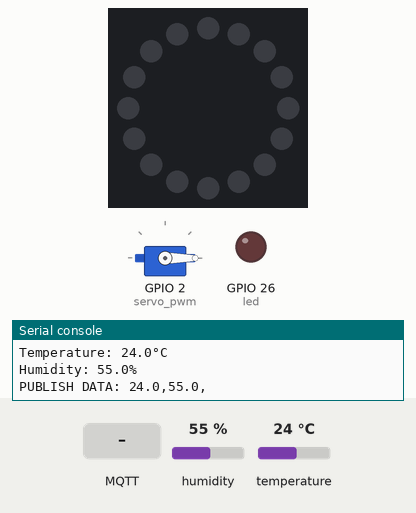
Simulated run of this program. Board: ESP32 board running MicroPython. On the bench: 16 RGB LEDs in a ring, first at the top, clockwise, servo, output pins drawn as LEDs (lit = HIGH), the last lines printed to the serial console. Wiring (from the project's diagram.json): servo on GPIO 2, DHT22 sensor on GPIO 12, red LED on GPIO 26. The inputs (shaded band) are chosen by the test bench; at power-on: humidity 55 %, temperature 24 °C. WiFi joins after 1.5 s; no MQTT or app messages arrive unless stated; servo angles are drawn from the pulse width (0.5 ms = 0°, 2.5 ms = 180°).

Above: at 2.8 s.
2.9 s: MQTT message "ON" arrives on the first subscribed topic
At 3.3 s:
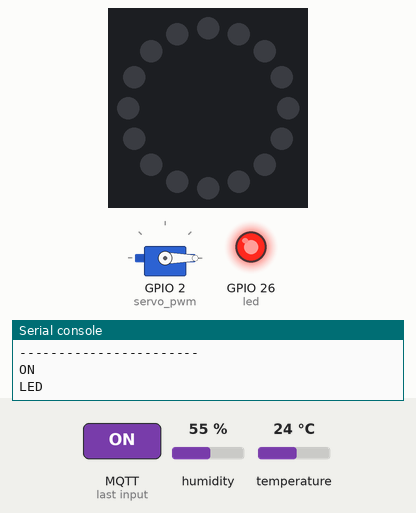
4.4 s: MQTT message "1" arrives on the first subscribed topic
At 5.4 s:
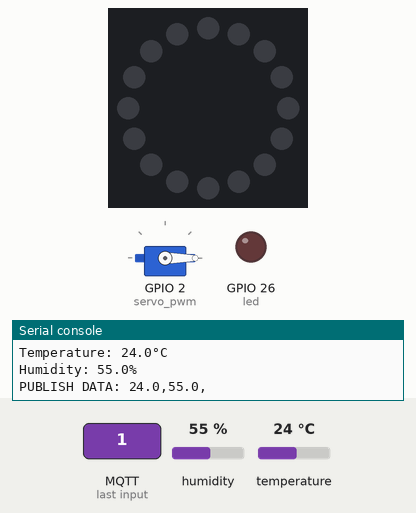
Timing chart, 0 to 7.4 s (numbered marks = the images above; inputs shaded):
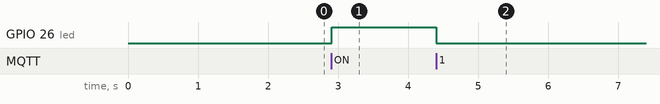

The program:

main.py
```python
import network # WiFi networking
import time # Timing and delays
import dht # DHT temperature/humidity sensor driver
from machine import Pin, PWM # GPIO pin and PWM control
import neopixel # WS2812 addressable LED driver
from umqtt.simple import MQTTClient # Lightweight MQTT client

# ===== Pin Definitions =====
DHT_PIN = 12 # Data pin for the DHT22 sensor
LED_PIN = 26 # Pin driving the plain LED
SERVO_PIN = 2 # PWM pin driving the servo
NEO_PIN = 4 # Data pin for the NeoPixel strip
NUM_LEDS = 16 # Number of LEDs on the NeoPixel strip

# ===== MQTT & WiFi Configuration =====
WIFI_SSID = "Wokwi-GUEST" # Wokwi's built in open network
WIFI_PASS = "" # No password for Wokwi-GUEST
MQTT_SERVER = "broker.hivemq.com" # Public MQTT broker
CLIENT_ID = "ujaisldaaasdfgh_laslksdja1" # Unique client ID for this device

# ===== Topic Configuration =====
# Change the group number here only, every topic below rebuilds automatically
group_number = "group_15"
BASE_TOPIC = f"cps/topic/{group_number}" # Common prefix for all topics

TOPIC_PUB = f"{BASE_TOPIC}/Tempdata" # Device publishes temp/humidity here
TOPIC_LIGHTS = f"{BASE_TOPIC}/lights" # Subscribe: LED on/off
TOPIC_SERVO = f"{BASE_TOPIC}/servo" # Subscribe: servo angle
TOPIC_NEOPIXEL = f"{BASE_TOPIC}/lights/neopixel" # Subscribe: NeoPixel color
# ================================

# ===== Initialize Hardware =====
led = Pin(LED_PIN, Pin.OUT) # Configure LED pin s output
led.value(0) # Start with LED off

# DHT22 Setup
dht_sensor = dht.DHT22(Pin(DHT_PIN)) # Create the sensor object

# NeoPixel WS2812 Setup
np = neopixel.NeoPixel(Pin(NEO_PIN), NUM_LEDS) # Create the LED strip object

# Servo Setup (50Hz PWM)
servo_pwm = PWM(Pin(SERVO_PIN), freq=50) # Servos expect a 50Hz signa

def set_servo_angle(angle):
    """
    Maps 0-180 degrees to pulse width (500us to 2400us)
    matching ESP32Servo attach(SERVO_PIN, 500, 2400)
    """
    min_us = 500 # Pulse width for 0 degrees
    max_us = 2400 # Pulse width for 180 degrees

    # Linearly scale the requested angle to a pulse width in microseconds
    us = min_us + (angle / 180.0) * (max_us - min_us)

    # Convert microseconds to a 16 bit duty value (20,000us period at 50Hz)
    duty = int((us / 20000.0) * 65535)
    servo_pwm.duty_u16(duty) # Apply the duty cycle

    # Set initial servo position to 0 degrees

set_servo_angle(0)

def setup_wifi():
    # Connect the board to WiFi in station mode
    wlan = network.WLAN(network.STA_IF)
    wlan.active(True) # Turn on the WiFi interface
    if not wlan.isconnected():
        print("Connecting to WiFi...")
        wlan.connect(WIFI_SSID, WIFI_PASS)
        # Wait in a loop until the connection is established

        while not wlan.isconnected():
            print(".", end="")
            time.sleep(0.5)

    print("\nWiFi connected")
    print("IP address: ", wlan.ifconfig()[0]) # Show the assigned IP

def mqtt_callback(topic, msg):
    # Runs every time a subscribed topic receives a message
    topic_str = topic.decode("utf-8") # Convert topic bytes to string
    data_str = msg.decode("utf-8") # Convert payload bytes to string

    # Debug print of the incoming message
    print(f"Message arrived in topic: {topic_str}")
    print(f"Message: {data_str}")
    print(f"Message size: {len(data_str)}")
    print("-----------------------")
    print(data_str)

    # Handle LED control messages
    if topic_str == TOPIC_LIGHTS:
        if data_str == "ON":
            print("LED")
            led.value(1) # Turn LED on
        else:
            led.value(0) # Turn LED off for anything other than "ON"

    # Handle servo angle messages
    elif topic_str == TOPIC_SERVO:
        try:
            degree = int(data_str) # Payload should be a whole number
            print(f"Moving servo to degree: {degree}")
            set_servo_angle(degree)
        except ValueError:
            print("Invalid degree received") # Payload was not a valid integer

    # Handle NeoPixel color messages
    elif topic_str == TOPIC_NEOPIXEL:
        try:
            # Parse CSV payload into RGB integers
            red, green, blue = map(int, data_str.split(","))
            print(f"Setting NeoPixel color to (R,G,B): {red},{green},{blue}")
            np.fill((red, green, blue)) # Apply color to all LEDs
            np.write() # Push the color data to the strip
        except ValueError:
            print("Invalid color payload. Expected format: R,G,B")

# Connect Network
setup_wifi()

# ===== Setup MQTT Client =====
client = MQTTClient(CLIENT_ID, MQTT_SERVER) # Create the client
client.set_callback(mqtt_callback) # Register the message handler

def reconnect():
    # Keep trying to connect and subscribe until it succeeds
    while True:
        try:
            print("Connecting to MQTT broker...")
            client.connect()
            # Subscribe to all three control topics
            client.subscribe(TOPIC_LIGHTS)
            client.subscribe(TOPIC_SERVO)
            client.subscribe(TOPIC_NEOPIXEL)
            print("MQTT connected")
            print("Topic Subscribed")
            break # Exit the retry loop once connected
        except Exception as e:
            print(f"failed, error: {e} try again in 5 seconds")
            time.sleep(5) # Wait before the next attempt


reconnect()


# ===== Main Loop timing =====
previous_millis = time.ticks_ms() # Timestamp of the last publish
interval = 1000 # 1000 ms non-blocking delay

while True:
    try:
        # Non-blocking check for incoming MQTT messages
        client.check_msg()
    except OSError:
        reconnect() # Reconnect if the connection dropped

    current_millis = time.ticks_ms()
    # Only publish once per interval without blocking the loop
    if time.ticks_diff(current_millis, previous_millis) >= interval:
        previous_millis = current_millis # Reset the timer

        try:
            dht_sensor.measure() # Trigger a new sensor reading
            temp = dht_sensor.temperature() # Read temperature in Celsius
            hum = dht_sensor.humidity() # Read humidity in percent

            print(f"Temperature: {temp:.1f}°C")
            print(f"Humidity: {hum:.1f}%")

            # Build a CSV payload "temp,hum," and publish it
            msg_str = f"{temp:.1f},{hum:.1f},"
            print(f"PUBLISH DATA: {msg_str}")
            client.publish(TOPIC_PUB, msg_str.encode("utf-8"))

        except Exception as e:
            print("Error reading temperature/humidity!") # Sensor read failed

    time.sleep_ms(10) # Short sleep yield to keep system stable
```

Measured:
- after the input at 2.9 s, GPIO 26 (led): LOW → HIGH at once
- after the input at 4.4 s, GPIO 26 (led): HIGH → LOW at once
